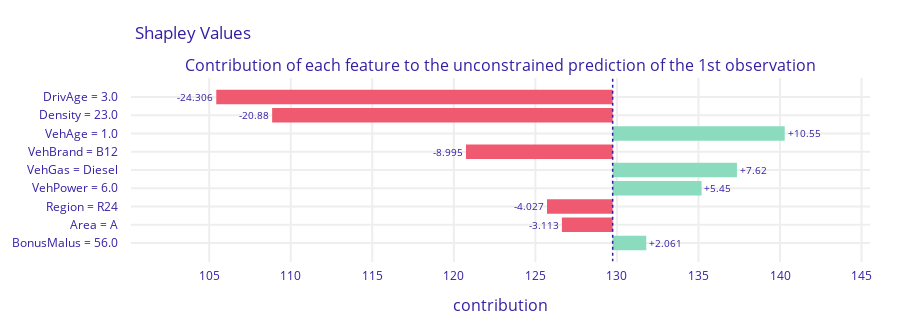

This figure's notebook cell:
### Code cell
pp_best_unconstrained_lgbm_exp.plot()

### Figure 1 — Plotly figure (JSON) as saved in the notebook; plotly's stock layout.template omitted (floating-point values rounded to 4 significant figures)
{"data": [{"base": 129.7, "hoverinfo": "text", "hoverlabel": {"bgcolor": "rgba(0,0,0,0.8)"}, "hovertext": ["Average response: 129.74<br>Prediction: 94.1<br>DrivAge = 3.0<br>decreases average response <br>by 24.306", "Average response: 129.74<br>Prediction: 94.1<br>Density = 23.0<br>decreases average response <br>by 20.88", "Average response: 129.74<br>Prediction: 94.1<br>VehAge = 1.0<br>increases average response <br>by 10.55", "Average response: 129.74<br>Prediction: 94.1<br>VehBrand = B12<br>decreases average response <br>by 8.995", "Average response: 129.74<br>Prediction: 94.1<br>VehGas = Diesel<br>increases average response <br>by 7.62", "Average response: 129.74<br>Prediction: 94.1<br>VehPower = 6.0<br>increases average response <br>by 5.45", "Average response: 129.74<br>Prediction: 94.1<br>Region = R24<br>decreases average response <br>by 4.027", "Average response: 129.74<br>Prediction: 94.1<br>Area = A<br>decreases average response <br>by 3.113", "Average response: 129.74<br>Prediction: 94.1<br>BonusMalus = 56.0<br>increases average response <br>by 2.061"], "marker": {"color": ["#f05a71", "#f05a71", "#8bdcbe", "#f05a71", "#8bdcbe", "#8bdcbe", "#f05a71", "#f05a71", "#8bdcbe"]}, "orientation": "h", "showlegend": false, "text": ["-24.306", "-20.88", "+10.55", "-8.995", "+7.62", "+5.45", "-4.027", "-3.113", "+2.061"], "textposition": "outside", "type": "bar", "x": [-24.31, -20.88, 10.55, -8.995, 7.62, 5.45, -4.027, -3.113, 2.061], "xaxis": "x", "y": ["DrivAge = 3.0", "Density = 23.0", "VehAge = 1.0", "VehBrand = B12", "VehGas = Diesel", "VehPower = 6.0", "Region = R24", "Area = A", "BonusMalus = 56.0"], "yaxis": "y"}], "layout": {"annotations": [{"font": {"size": 16}, "showarrow": false, "text": "Contribution of each feature to the unconstrained prediction of the 1st observation", "x": 0.5, "xanchor": "center", "xref": "paper", "y": 1, "yanchor": "bottom", "yref": "paper"}, {"font": {"size": 16}, "showarrow": false, "text": "contribution", "x": 0.5, "xanchor": "center", "xref": "paper", "y": 0, "yanchor": "top", "yref": "paper", "yshift": -30}], "font": {"color": "#371ea3"}, "height": 333, "margin": {"b": 71, "r": 30, "t": 78}, "shapes": [{"line": {"color": "#371ea3", "dash": "dot", "width": 1.5}, "type": "line", "x0": 129.7, "x1": 129.7, "xref": "x", "y0": -1, "y1": 9, "yref": "y"}], "title": {"text": "Shapley Values", "x": 0.15}, "xaxis": {"anchor": "y", "automargin": true, "domain": [0, 1], "fixedrange": true, "gridwidth": 2, "range": [100.2, 145.5], "tickcolor": "white", "ticklen": 3, "ticks": "outside", "type": "linear", "zeroline": false}, "yaxis": {"anchor": "x", "automargin": true, "autorange": "reversed", "domain": [0, 1], "fixedrange": true, "gridwidth": 2, "tickcolor": "white", "ticklen": 10, "ticks": "outside", "type": "category"}}}
